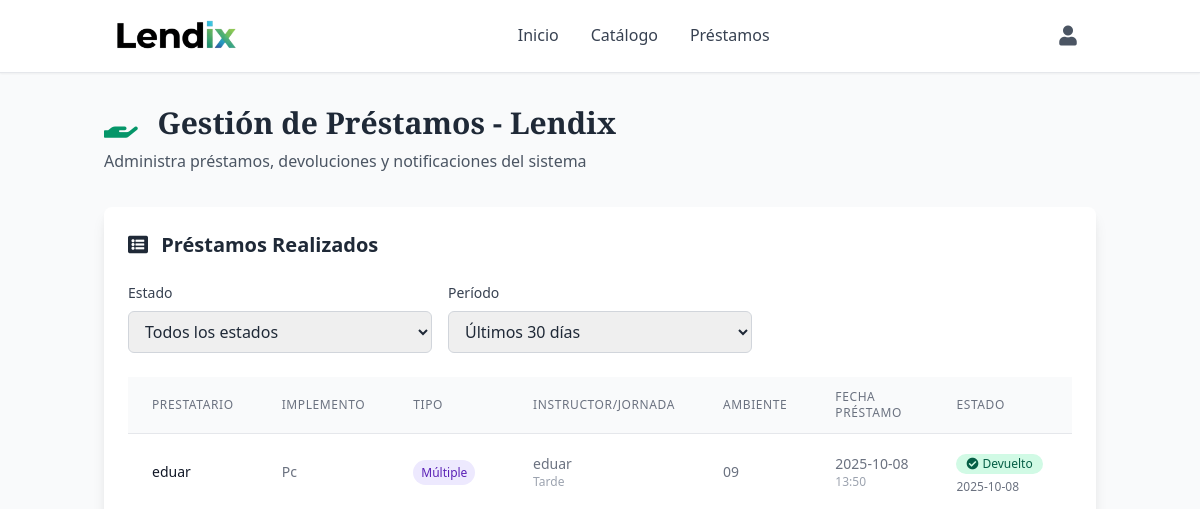
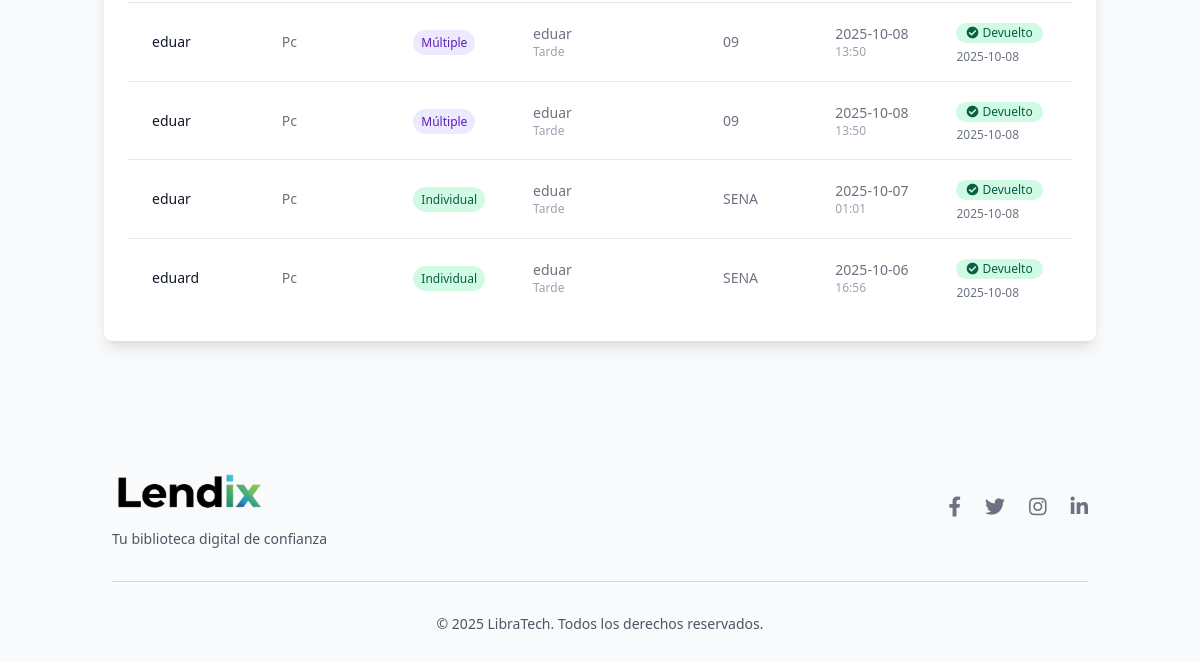
Page /admin/gestion_prestamos (signed in) on the earlier database version (2 pictures, top to bottom).
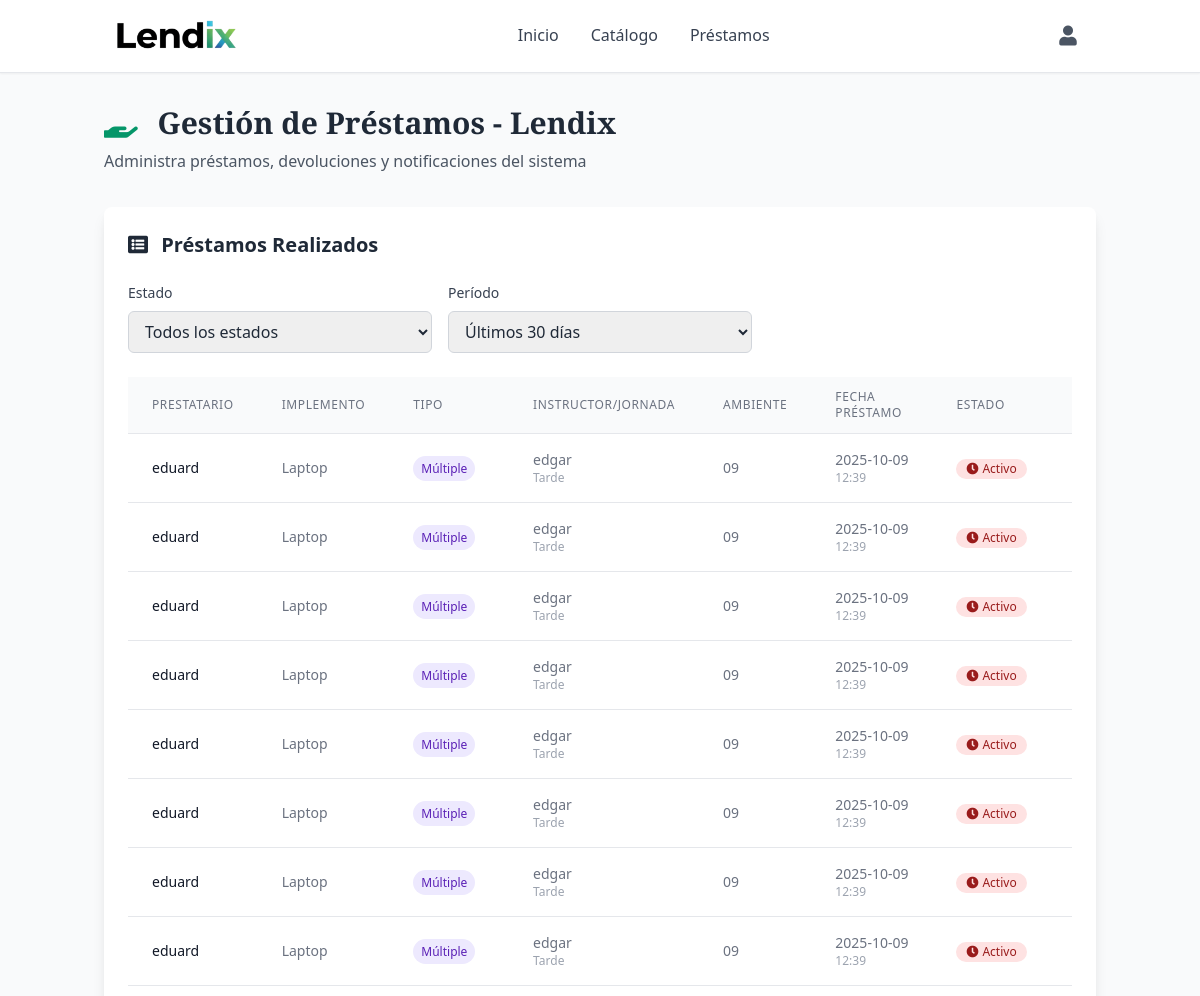
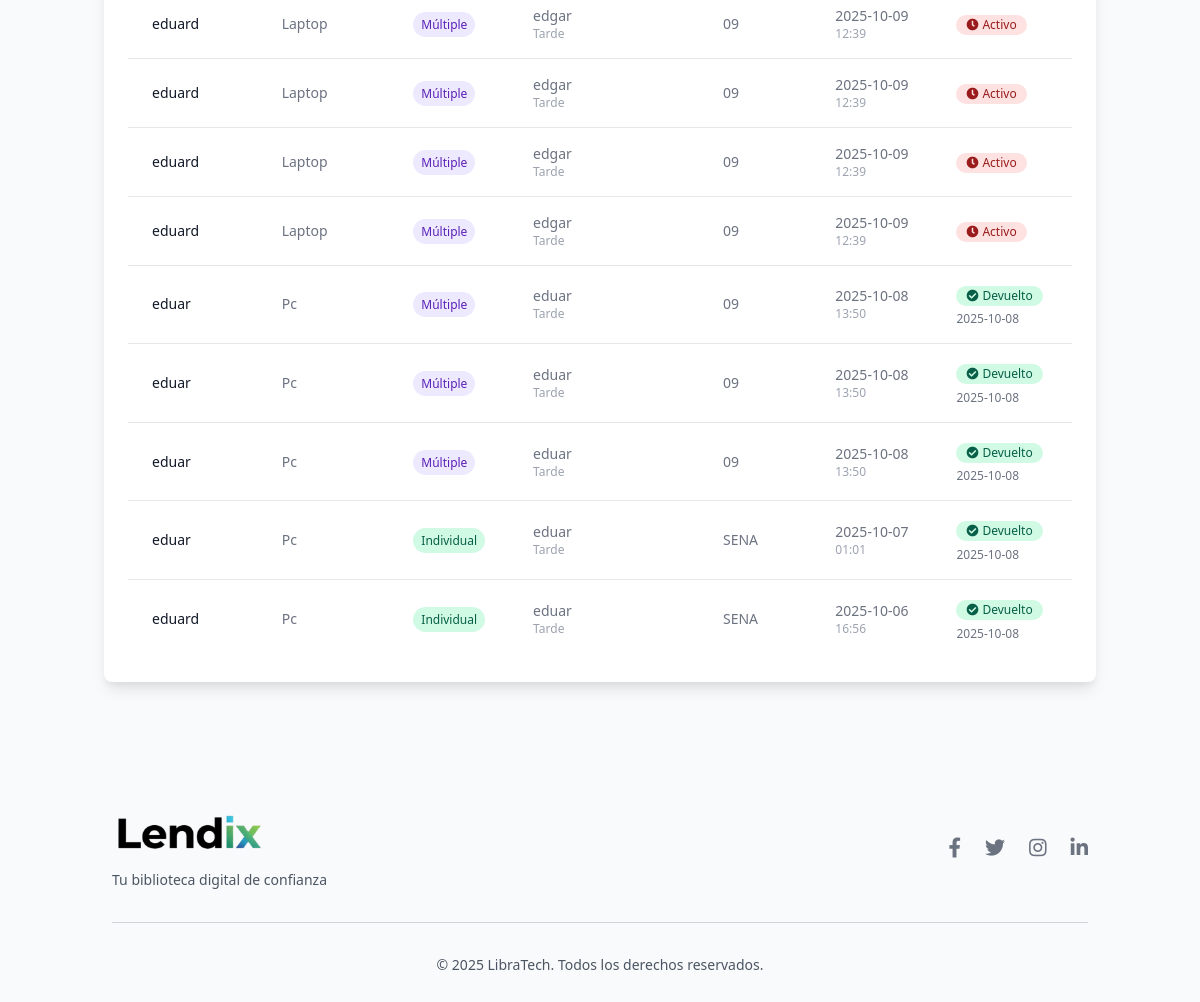
Same page on the later database version (2 pictures, top to bottom).
### tables this page shows
CREATE TABLE prestamos (
                id INTEGER PRIMARY KEY AUTOINCREMENT,
                fk_usuario INTEGER NOT NULL,
                fk_implemento INTEGER NOT NULL,
                tipo_prestamo TEXT NOT NULL CHECK(tipo_prestamo IN ('individual', 'multiple')),
                nombre_prestatario TEXT NOT NULL,
                ficha TEXT,
                ambiente TEXT,
                horario TEXT,
                fecha_prestamo TIMESTAMP DEFAULT CURRENT_TIMESTAMP,
                fecha_devolucion TIMESTAMP,
                novedad TEXT DEFAULT 'Ninguna',
                estado_implemento_devolucion TEXT CHECK(estado_implemento_devolucion IN ('Bueno', 'Desgaste notable', 'Dañado')),
                observaciones TEXT, instructor TEXT, jornada TEXT,
                FOREIGN KEY (fk_usuario) REFERENCES usuarios(id),
                FOREIGN KEY (fk_implemento) REFERENCES implementos(id)
            );

CREATE TABLE implementos (
                id INTEGER PRIMARY KEY AUTOINCREMENT,
                implemento TEXT NOT NULL,
                descripcion TEXT NOT NULL,
                disponibilidad INTEGER NOT NULL DEFAULT 0,
                categoria TEXT,
                imagen_url TEXT,
                estado TEXT DEFAULT 'Bueno' CHECK(estado IN ('Bueno', 'Desgaste notable', 'Dañado')),
                fecha_creacion TIMESTAMP DEFAULT CURRENT_TIMESTAMP,
                fecha_actualizacion TIMESTAMP DEFAULT CURRENT_TIMESTAMP
            );

### routes/admin.py (the view)
@admin_bp.route('/gestion_prestamos')
@login_required
def gestion_prestamos():
    conn = get_db_connection()
    try:
        implementos_disponibles = conn.execute('''
            SELECT id, implemento, disponibilidad, categoria
            FROM implementos
            WHERE disponibilidad > 0
            ORDER BY implemento
        ''').fetchall()
        filtro_estado = request.args.get('estado', 'todos')
        filtro_dias = int(request.args.get('dias', 30))
        query = '''
            SELECT p.*, u.nombre as usuario, i.implemento,
                   julianday('now') - julianday(p.fecha_prestamo) as dias_transcurridos
            FROM prestamos p
            JOIN usuarios u ON p.fk_usuario = u.id
            JOIN implementos i ON p.fk_implemento = i.id
            WHERE 1=1
        '''
        params = []
        if filtro_estado == 'activos':
            query += " AND p.fecha_devolucion IS NULL"
        elif filtro_estado == 'devueltos':
            query += " AND p.fecha_devolucion IS NOT NULL"
        if filtro_dias > 0:
            fecha_limite = (datetime.now() - timedelta(days=filtro_dias)).strftime("%Y-%m-%d")
            query += " AND DATE(p.fecha_prestamo) >= ?"
            params.append(fecha_limite)
        query += " ORDER BY p.fecha_prestamo DESC"
        prestamos = conn.execute(query, params).fetchall()
    except Exception as e:
        flash(f'Error al cargar datos: {str(e)}', 'error')
        implementos_disponibles = []
        prestamos = []
    finally:
        conn.close()
    return render_template('views/gestion_prestamos.html',
                         implementos_disponibles=implementos_disponibles,
                         prestamos=prestamos,
                         filtro_estado=filtro_estado,
                         filtro_dias=filtro_dias)

### templates/views/gestion_prestamos.html (shortened to what this page needs)
{% extends "base.html" %}
{% block content %}
<div class="container mx-auto px-4 py-8">
    <div class="max-w-7xl mx-auto">
        <div class="mb-8">
            <h1 class="text-3xl font-serif font-bold text-gray-800 mb-2">
                <i class="fas fa-hand-holding mr-3 text-green-600"></i>
                Gestión de Préstamos - Lendix
            </h1>
            <p class="text-gray-600">
                {% if session.get('rol') == 'admin' %}
                    Administra préstamos, devoluciones y notificaciones del sistema
                {% else %}
                    Registra y gestiona préstamos de implementos
                {% endif %}
            </p>
        </div>
        <div class="bg-white rounded-lg shadow-lg p-6">
            <h2 class="text-xl font-semibold text-gray-800 mb-6">
                <i class="fas fa-list-alt mr-2 text-orange-600"></i>
                Préstamos Realizados
            </h2>
            <div class="mb-6">
                <form method="GET" action="{{ url_for('admin.gestion_prestamos') }}" class="grid grid-cols-1 md:grid-cols-3 gap-4">
                    <div>
                        <label class="block text-sm font-medium text-gray-700 mb-2">Estado</label>
                        <select name="estado" class="w-full px-3 py-2 border border-gray-300 rounded-md focus:outline-none focus:ring-2 focus:ring-orange-500 focus:border-orange-500">
                            <option value="todos" {% if filtro_estado == 'todos' %}selected{% endif %}>Todos los estados</option>
                        </select>
                    </div>
                    <div>
                        <label class="block text-sm font-medium text-gray-700 mb-2">Período</label>
                        <select name="dias" class="w-full px-3 py-2 border border-gray-300 rounded-md focus:outline-none focus:ring-2 focus:ring-orange-500 focus:border-orange-500">
                            <option value="30" {% if filtro_dias == 30 %}selected{% endif %}>Últimos 30 días</option>
                        </select>
                    </div>
                    <div class="flex items-end">
                        <button type="submit" class="w-full bg-orange-600 text-white py-2 px-4 rounded-md hover:bg-orange-700 focus:outline-none focus:ring-2 focus:ring-orange-500 focus:ring-offset-2 transition duration-150">
                            <i class="fas fa-filter mr-2"></i>
                        </button>
                    </div>
                </form>
            </div>
            {% if prestamos %}
                <div class="overflow-x-auto">
                    <table class="min-w-full divide-y divide-gray-200">
                        <thead class="bg-gray-50">
                            <tr>
                                <th class="px-6 py-3 text-left text-xs font-medium text-gray-500 uppercase tracking-wider">
                                    Prestatario
                                </th>
                                <th class="px-6 py-3 text-left text-xs font-medium text-gray-500 uppercase tracking-wider">
                                    Implemento
                                </th>
                                <th class="px-6 py-3 text-left text-xs font-medium text-gray-500 uppercase tracking-wider">
                                    Tipo
                                </th>
                                <th class="px-6 py-3 text-left text-xs font-medium text-gray-500 uppercase tracking-wider">
                                    Instructor/Jornada
                                </th>
                                <th class="px-6 py-3 text-left text-xs font-medium text-gray-500 uppercase tracking-wider">
                                    Ambiente
                                </th>
                                <th class="px-6 py-3 text-left text-xs font-medium text-gray-500 uppercase tracking-wider">
                                    Fecha Préstamo
                                </th>
                                <th class="px-6 py-3 text-left text-xs font-medium text-gray-500 uppercase tracking-wider">
                                    Estado
                                </th>
                                {% if session.get('rol') == 'admin' %}
                                <th class="px-6 py-3 text-left text-xs font-medium text-gray-500 uppercase tracking-wider">
                                </th>
                                {% endif %}
                            </tr>
                        </thead>
                        <tbody class="bg-white divide-y divide-gray-200">
                            {% for prestamo in prestamos %}
                            <tr class="hover:bg-gray-50">
                                <td class="px-6 py-4 whitespace-nowrap text-sm font-medium text-gray-900">
                                    {{ prestamo.nombre_prestatario }}
                                </td>
                                <td class="px-6 py-4 whitespace-nowrap text-sm text-gray-500">
                                    {{ prestamo.implemento }}
                                </td>
                                <td class="px-6 py-4 whitespace-nowrap text-sm text-gray-500">
                                    {% if prestamo.tipo_prestamo == 'individual' %}
                                        <span class="px-2 py-1 bg-green-100 text-green-800 text-xs rounded-full">
                                            Individual
                                        </span>
                                    {% else %}
                                        <span class="px-2 py-1 bg-purple-100 text-purple-800 text-xs rounded-full">
                                            Múltiple
                                        </span>
                                    {% endif %}
                                </td>
                                <td class="px-6 py-4 whitespace-nowrap text-sm text-gray-500">
                                    {% if prestamo.instructor %}
                                        <div>{{ prestamo.instructor }}</div>
                                        {% if prestamo.jornada %}
                                            <div class="text-xs text-gray-400">{{ prestamo.jornada }}</div>
                                        {% endif %}
                                    {% else %}
                                        <div>{{ prestamo.ficha or 'N/A' }}</div>
                                        {% if prestamo.horario %}
                                            <div class="text-xs text-gray-400">{{ prestamo.horario }}</div>
                                        {% endif %}
                                    {% endif %}
                                </td>
                                <td class="px-6 py-4 whitespace-nowrap text-sm text-gray-500">
                                    {{ prestamo.ambiente or 'N/A' }}
                                </td>
                                <td class="px-6 py-4 whitespace-nowrap text-sm text-gray-500">
                                    <div>{{ prestamo.fecha_prestamo[:10] }}</div>
                                    <div class="text-xs text-gray-400">{{ prestamo.fecha_prestamo[11:16] }}</div>
                                </td>
                                <td class="px-6 py-4 whitespace-nowrap">
                                    {% if prestamo.fecha_devolucion %}
                                        <span class="inline-flex items-center px-2.5 py-0.5 rounded-full text-xs font-medium bg-green-100 text-green-800">
                                            <i class="fas fa-check-circle mr-1"></i>
                                            Devuelto
                                        </span>
                                        <div class="text-xs text-gray-500 mt-1">{{ prestamo.fecha_devolucion[:10] }}</div>
                                    {% else %}
                                        <span class="inline-flex items-center px-2.5 py-0.5 rounded-full text-xs font-medium bg-red-100 text-red-800">
                                            <i class="fas fa-clock mr-1"></i>
                                            Activo
                                        </span>
                                    {% endif %}
                                </td>
                                {% if session.get('rol') == 'admin' %}
                                <td class="px-6 py-4 whitespace-nowrap text-sm text-gray-500">
                                </td>
                                {% endif %}
                            </tr>
                            {% endfor %}
                        </tbody>
                    </table>
                </div>
            {% endif %}
        </div>
    </div>
</div>
{% endblock %}

### templates/base.html (shortened to what this page needs)
<!DOCTYPE html>
<html lang="es">
<head>
    <link href="https://cdn.jsdelivr.net/npm/tailwindcss@2.2.19/dist/tailwind.min.css" rel="stylesheet">
    <link rel="stylesheet" href="https://use.fontawesome.com/releases/v5.15.4/css/all.css">
    <link rel="stylesheet" href="https://cdn.jsdelivr.net/npm/bootstrap-icons@1.11.1/font/bootstrap-icons.css">
    <link rel="stylesheet" href="{{url_for('static', filename='styles.css')}}">
</head>
<body class="font-sans bg-gray-50" >
    <header class="bg-white shadow-sm border-b border-gray-200">
        <nav class="container mx-auto px-6 py-4 flex justify-between items-center">
            <div class="flex items-center">
                <a href="/" class="flex items-center">
                    <img src="{{url_for('static', filename='img/logo.png')}}" alt="Lendix Logo" class="h-10 w-auto">
                </a>
            </div>
            <div class="hidden md:flex space-x-8">
                <a href="/" class="text-gray-700 hover:text-gray-900 font-medium transition duration-300">Inicio</a>
                <a href="{{url_for('catalogo.catalogo')}}" class="text-gray-700 hover:text-gray-900 font-medium transition duration-300">Catálogo</a>
                <a href="{{url_for('prestamos.prestamos')}}" class="text-gray-700 hover:text-gray-900 font-medium transition duration-300">Préstamos</a>
            </div>
            <div class="flex items-center space-x-4">
                <div class="relative" x-data="{ open: false }">
                    <button @click="open = true" class="flex items-center focus:outline-none">
                        <div class="w-10 h-10 rounded-full flex items-center justify-center text-gray-600 hover:text-gray-900 transition">
                            <i class="fas fa-user text-xl"></i>
                        </div>
                    </button>
                </div>
            </div>
        </nav>
    </header>
    {% block content %}
    {% endblock %}
    <footer class="footer-gradient py-12 mt-12">
        <div class="container mx-auto px-6">
            <div class="flex flex-col md:flex-row justify-between items-center">
                <div class="mb-6 md:mb-0 text-center md:text-left">
                    <div class="mb-3">
                        <img src="{{url_for('static', filename='img/logo.png')}}" alt="Lendix Logo" class="h-12 w-auto">
                    </div>
                    <p class="text-gray-600 text-sm">Tu biblioteca digital de confianza</p>
                </div>
                <div class="flex space-x-6">
                    <a href="#" class="text-gray-500 hover:text-gray-700 transition duration-300">
                        <i class="fab fa-facebook-f text-xl"></i>
                    </a>
                    <a href="#" class="text-gray-500 hover:text-gray-700 transition duration-300">
                        <i class="fab fa-twitter text-xl"></i>
                    </a>
                    <a href="#" class="text-gray-500 hover:text-gray-700 transition duration-300">
                        <i class="fab fa-instagram text-xl"></i>
                    </a>
                    <a href="#" class="text-gray-500 hover:text-gray-700 transition duration-300">
                        <i class="fab fa-linkedin-in text-xl"></i>
                    </a>
                </div>
            </div>
            <div class="border-t border-gray-300 mt-8 pt-8 text-sm text-center text-gray-600">
                <p>© 2025 LibraTech. Todos los derechos reservados.</p>
            </div>
        </div>
    </footer>
</body>
</html>

Differences in the rows shown:
added prestamos: nombre_prestatario "eduard", implemento "Laptop", tipo_prestamo "Múltiple", instructor "edgar", jornada "Tarde", ambiente "09", fecha_prestamo "2025-10-09", fecha_prestamo "12:39", shows "Activo"
added prestamos: nombre_prestatario "eduard", implemento "Laptop", tipo_prestamo "Múltiple", instructor "edgar", jornada "Tarde", ambiente "09", fecha_prestamo "2025-10-09", fecha_prestamo "12:39", shows "Activo"
added prestamos: nombre_prestatario "eduard", implemento "Laptop", tipo_prestamo "Múltiple", instructor "edgar", jornada "Tarde", ambiente "09", fecha_prestamo "2025-10-09", fecha_prestamo "12:39", shows "Activo"
added prestamos: nombre_prestatario "eduard", implemento "Laptop", tipo_prestamo "Múltiple", instructor "edgar", jornada "Tarde", ambiente "09", fecha_prestamo "2025-10-09", fecha_prestamo "12:39", shows "Activo"
added prestamos: nombre_prestatario "eduard", implemento "Laptop", tipo_prestamo "Múltiple", instructor "edgar", jornada "Tarde", ambiente "09", fecha_prestamo "2025-10-09", fecha_prestamo "12:39", shows "Activo"
added prestamos: nombre_prestatario "eduard", implemento "Laptop", tipo_prestamo "Múltiple", instructor "edgar", jornada "Tarde", ambiente "09", fecha_prestamo "2025-10-09", fecha_prestamo "12:39", shows "Activo"
added prestamos: nombre_prestatario "eduard", implemento "Laptop", tipo_prestamo "Múltiple", instructor "edgar", jornada "Tarde", ambiente "09", fecha_prestamo "2025-10-09", fecha_prestamo "12:39", shows "Activo"
added prestamos: nombre_prestatario "eduard", implemento "Laptop", tipo_prestamo "Múltiple", instructor "edgar", jornada "Tarde", ambiente "09", fecha_prestamo "2025-10-09", fecha_prestamo "12:39", shows "Activo"
added prestamos: nombre_prestatario "eduard", implemento "Laptop", tipo_prestamo "Múltiple", instructor "edgar", jornada "Tarde", ambiente "09", fecha_prestamo "2025-10-09", fecha_prestamo "12:39", shows "Activo"
added prestamos: nombre_prestatario "eduard", implemento "Laptop", tipo_prestamo "Múltiple", instructor "edgar", jornada "Tarde", ambiente "09", fecha_prestamo "2025-10-09", fecha_prestamo "12:39", shows "Activo"
added prestamos: nombre_prestatario "eduard", implemento "Laptop", tipo_prestamo "Múltiple", instructor "edgar", jornada "Tarde", ambiente "09", fecha_prestamo "2025-10-09", fecha_prestamo "12:39", shows "Activo"
added prestamos: nombre_prestatario "eduard", implemento "Laptop", tipo_prestamo "Múltiple", instructor "edgar", jornada "Tarde", ambiente "09", fecha_prestamo "2025-10-09", fecha_prestamo "12:39", shows "Activo"
